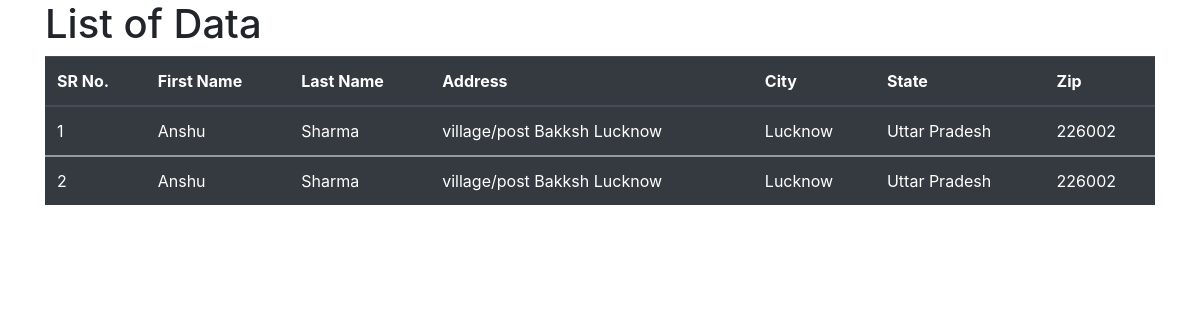
Page /show_data.php on the committed database.
### tables this page shows
CREATE TABLE `serialize_table` (
  `ID` int(11) NOT NULL,
  `First Name` varchar(50) NOT NULL,
  `Last Name` text NOT NULL,
  `Address` longtext NOT NULL
);

### show_data.php (the view, shortened to what this page needs)
<?php
include('dbconnection.php');
?>
<!DOCTYPE html>
<html>
<head>
<link rel="stylesheet" href="https://maxcdn.bootstrapcdn.com/bootstrap/4.5.2/css/bootstrap.min.css">
</head>
<body>
<div class="container">
	<h1>List of Data</h1>
	<table class="table table-dark">
		<thead>
			<th>SR No.</th>
			<th>First Name</th>
			<th>Last Name</th>
			<th>Address</th>
			<th>City</th>
			<th>State</th>
			<th>Zip</th>
		</thead>
		<?php
			$result = mysqli_query($con,"SELECT * FROM `serialize_table`");
			$srno =1;
			while($row = mysqli_fetch_array($result))
			{
				$address = $row['Address'];
				$data1 = unserialize($address);
				?>
				<tbody>
					<td><?php echo $srno;?></td>
					<td><?php echo $row['First Name'];?></td>
					<td><?php echo $row['Last Name'];?></td>
					<td><?php echo $data1[0];?></td>
					<td><?php echo $data1[1];?></td>
					<td><?php echo $data1[2];?></td>
					<td><?php echo $data1[3];?></td>
				</tbody>
				<?php
				$srno++;
			}
		?>
</div>
</body>
</html>

### rows in the picture
serialize_table: First Name "Anshu", Last Name "Sharma", Address "village/post Bakksh Lucknow", Address "Lucknow", Address "Uttar Pradesh", Address "226002"
serialize_table: First Name "Anshu", Last Name "Sharma", Address "village/post Bakksh Lucknow", Address "Lucknow", Address "Uttar Pradesh", Address "226002"
